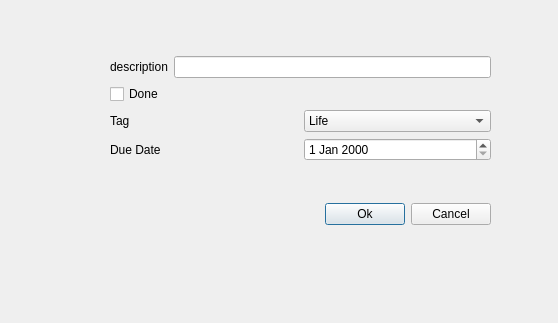
<?xml version="1.0" encoding="UTF-8"?>
<ui version="4.0">
 <class>addtask</class>
 <widget class="QDialog" name="addtask">
  <property name="geometry">
   <rect>
    <x>0</x>
    <y>0</y>
    <width>558</width>
    <height>323</height>
   </rect>
  </property>
  <property name="windowTitle">
   <string>Dialog</string>
  </property>
  <widget class="QWidget" name="">
   <property name="geometry">
    <rect>
     <x>110</x>
     <y>20</y>
     <width>381</width>
     <height>241</height>
    </rect>
   </property>
   <layout class="QVBoxLayout" name="verticalLayout_2">
    <item>
     <layout class="QVBoxLayout" name="verticalLayout">
      <item>
       <layout class="QHBoxLayout" name="horizontalLayout_4">
        <item>
         <widget class="QLabel" name="label">
          <property name="text">
           <string>description</string>
          </property>
         </widget>
        </item>
        <item>
         <widget class="QLineEdit" name="lineEdit"/>
        </item>
       </layout>
      </item>
      <item>
       <widget class="QCheckBox" name="checkBox">
        <property name="text">
         <string>Done</string>
        </property>
       </widget>
      </item>
      <item>
       <layout class="QHBoxLayout" name="horizontalLayout_2">
        <item>
         <widget class="QLabel" name="label_3">
          <property name="text">
           <string>Tag</string>
          </property>
         </widget>
        </item>
        <item>
         <widget class="QComboBox" name="comboBox">
          <item>
           <property name="text">
            <string>Life</string>
           </property>
          </item>
          <item>
           <property name="text">
            <string>Work</string>
           </property>
          </item>
          <item>
           <property name="text">
            <string>Other</string>
           </property>
          </item>
         </widget>
        </item>
       </layout>
      </item>
      <item>
       <layout class="QHBoxLayout" name="horizontalLayout">
        <item>
         <widget class="QLabel" name="label_4">
          <property name="text">
           <string>Due Date</string>
          </property>
         </widget>
        </item>
        <item>
         <widget class="QDateEdit" name="dateEdit"/>
        </item>
       </layout>
      </item>
     </layout>
    </item>
    <item>
     <layout class="QHBoxLayout" name="horizontalLayout_3">
      <item>
       <spacer name="horizontalSpacer">
        <property name="orientation">
         <enum>Qt::Horizontal</enum>
        </property>
        <property name="sizeHint" stdset="0">
         <size>
          <width>40</width>
          <height>20</height>
         </size>
        </property>
       </spacer>
      </item>
      <item>
       <widget class="QPushButton" name="pushButton">
        <property name="text">
         <string>Ok</string>
        </property>
       </widget>
      </item>
      <item>
       <widget class="QPushButton" name="pushButton_2">
        <property name="text">
         <string>Cancel</string>
        </property>
       </widget>
      </item>
     </layout>
    </item>
   </layout>
  </widget>
 </widget>
 <resources/>
 <connections/>
</ui>
